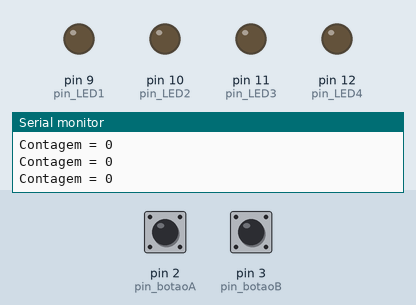
Simulated run of this sketch. Board: Arduino Uno, built with avr-gcc and run on an emulated ATmega328P. On the bench: output pins drawn as LEDs (lit = HIGH), the last lines printed to the serial monitor. Inputs (shaded band) come from the test bench; at power-on: pin 3 (pin_botaoB) HIGH, pin 2 (pin_botaoA) HIGH.

Above: at 1.2 s.
1.3 s: pin 3 (pin_botaoB) pulled LOW for 0.15 s
4.4 s: pin 3 (pin_botaoB) pulsed LOW 5 times (0.12 s each, 0.3 s apart)
At 5.58 s:
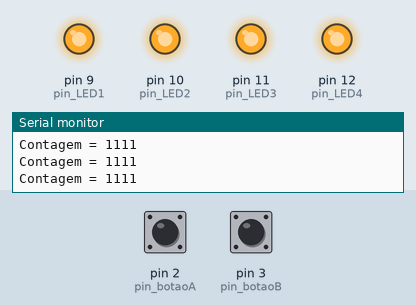
7.8 s: pin 2 (pin_botaoA) pulled LOW for 0.15 s
At 8.6 s:
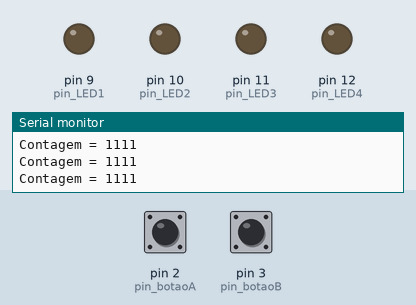
Timing chart, 0 to 10.8 s (numbered marks = the images above; inputs shaded):
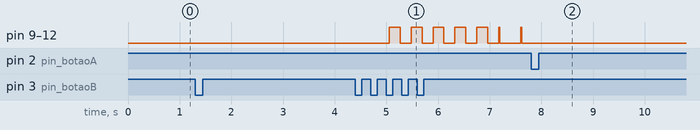

Measured:
- after the input at 4.4 s, pin 9 (pin_LED1), pin 10 (pin_LED2), pin 11 (pin_LED3), pin 12 (pin_LED4): goes 5 × (HIGH 0.21 s, LOW 0.21 s), HIGH 0.02 s, LOW 0.41 s, HIGH 0.02 s, then LOW, starting after 0.65 s
- after the input at 7.8 s, pin 9 (pin_LED1), pin 10 (pin_LED2), pin 11 (pin_LED3), pin 12 (pin_LED4): stops changing and stays LOW

The sketch:

Binario_com_2_botoes.ino
```cpp
//Binario com 2 botoes
const int pin_botaoA = 2;
const int pin_botaoB = 3;
const int pin_LED1 = 9;
const int pin_LED2 = 10;
const int pin_LED3 = 11;
const int pin_LED4 = 12;

int lastButtonStateA = HIGH;
int buttonStateA;
int buttonStateB;
unsigned long lastDebounceTimeA = 0;
int lastButtonStateB = HIGH;
unsigned long lastDebounceTimeB = 0;
unsigned long debounceDelay = 50;
unsigned long ultimotempoled = 0;
unsigned long intervaloled = 2000;

int conta = 0;
int numero = 0;
bool estadoled = 0;
bool pisca = false;
unsigned long ultimotempopisca = 0;
unsigned long intervalopisca = 200;
bool acertou = false;
void setup() {
  pinMode(pin_botaoA, INPUT_PULLUP);
  pinMode(pin_botaoB, INPUT_PULLUP);
  pinMode(pin_LED1, OUTPUT);
  pinMode(pin_LED2, OUTPUT);
  pinMode(pin_LED3, OUTPUT);
  pinMode(pin_LED4, OUTPUT);
  Serial.begin(9600);
}

void loop() {
  int readingA = digitalRead(pin_botaoA);
  if (readingA != lastButtonStateA) {
    lastDebounceTimeA = millis();
  }
  if ((millis() - lastDebounceTimeA) > debounceDelay) {

    if (readingA != buttonStateA) {
      buttonStateA = readingA;

      if (buttonStateA == LOW) {
        conta++;
        ultimotempoled = millis();
      }
    }
  }
  lastButtonStateA = readingA;
  int readingB = digitalRead(pin_botaoB);
  if (readingB != lastButtonStateB) {
    lastDebounceTimeB = millis();
  }
  if ((millis() - lastDebounceTimeB) > debounceDelay) {

    if (readingB != buttonStateB) {
      buttonStateB = readingB;

      if (buttonStateB == LOW) {
        if (conta == 0) {
          numero += 1000;
                  conta++;

        }
        else if (conta == 1) {
          numero += 100;
                  conta++;

        }
        else if (conta == 2) {
          numero += 10;
                  conta++;

        }
        else if (conta == 3) {
          numero += 1;
                  conta++;
          ultimotempoled = millis();

        }

        }
      }
    }

  lastButtonStateB = readingB;

if (numero == 1010 && conta == 4) {

          digitalWrite(pin_LED1, 1);
          digitalWrite(pin_LED2, 1);
          digitalWrite(pin_LED3, 1);
          digitalWrite(pin_LED4, 1);


        }
  if (millis() - ultimotempoled >= intervaloled) {
    digitalWrite(pin_LED1, 0);
    digitalWrite(pin_LED2, 0);
    digitalWrite(pin_LED3, 0);
    digitalWrite(pin_LED4, 0);
  }
if (conta == 4 && numero != 1010){
  if (millis() - ultimotempopisca >= intervalopisca) {
    estadoled = !estadoled;
    digitalWrite(pin_LED1, estadoled);
    digitalWrite(pin_LED2, estadoled);
    digitalWrite(pin_LED3, estadoled);
    digitalWrite(pin_LED4, estadoled);
    ultimotempopisca = millis();
  }
}
  Serial.print("Contagem = ");
  Serial.println(numero);
}
```
